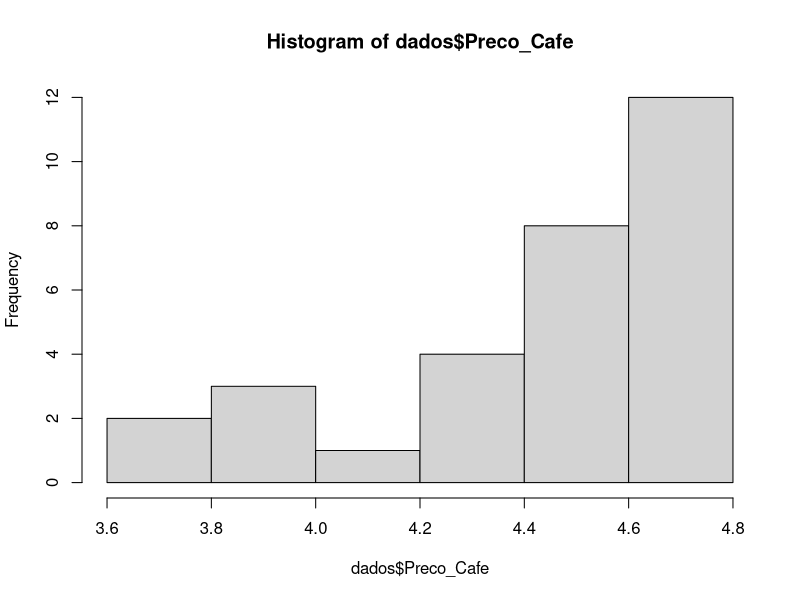
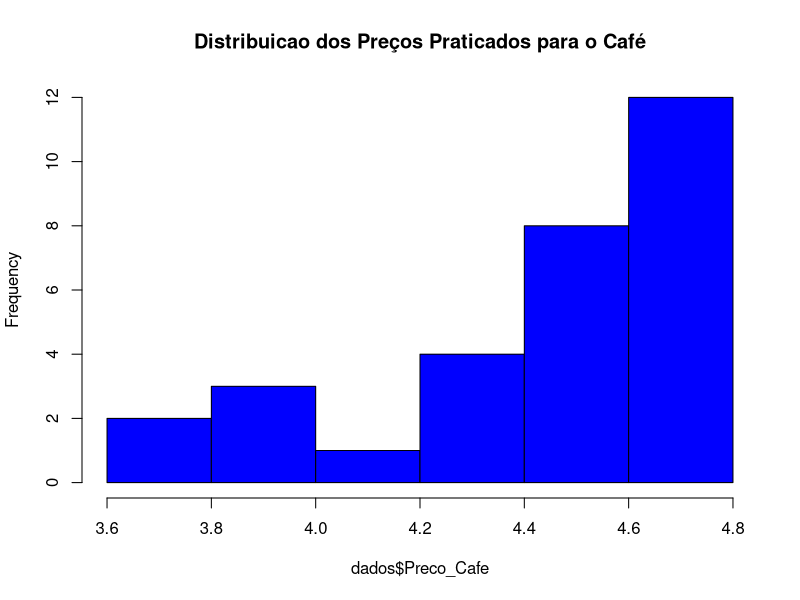
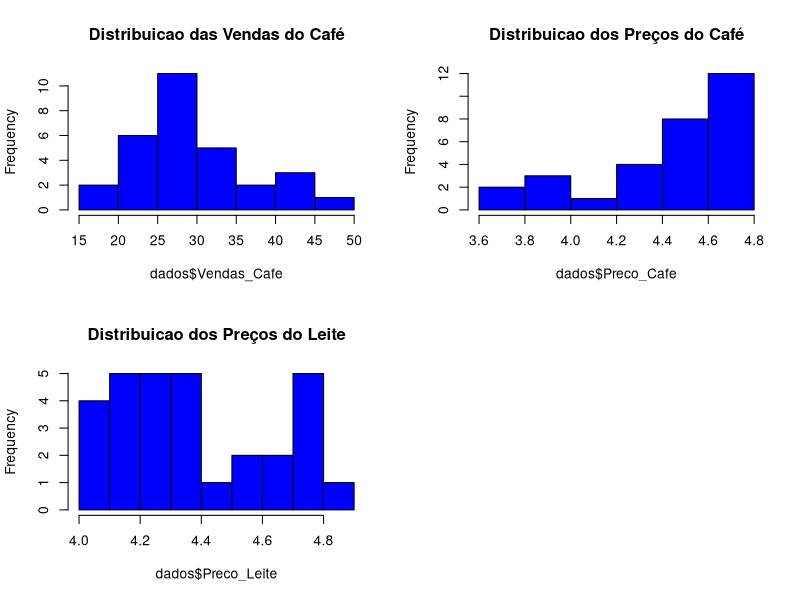
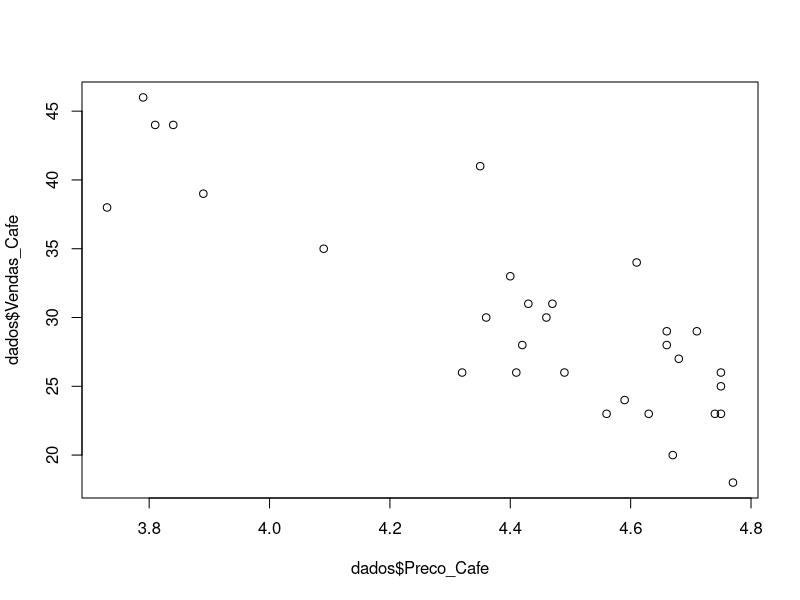
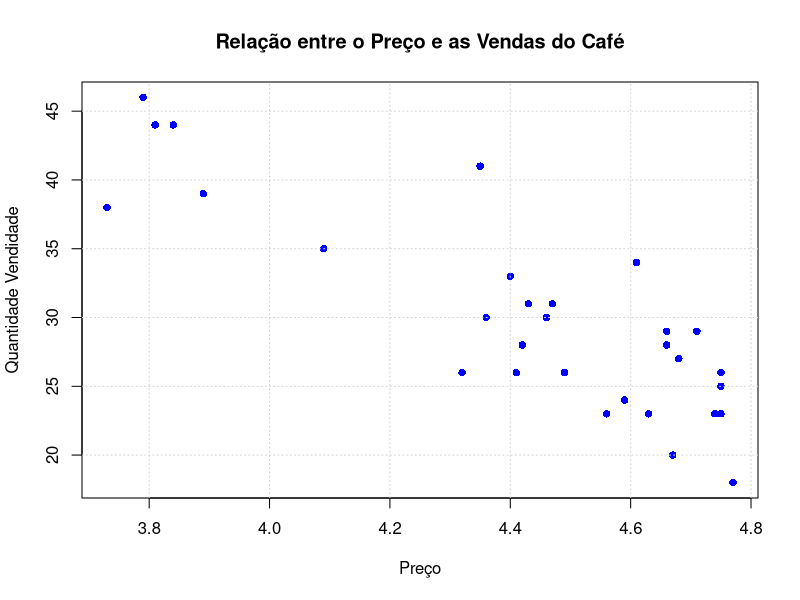
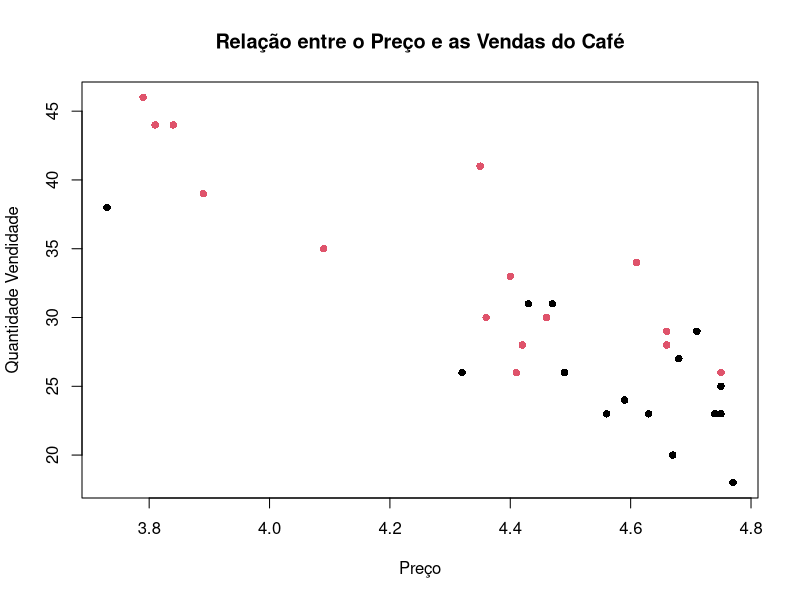
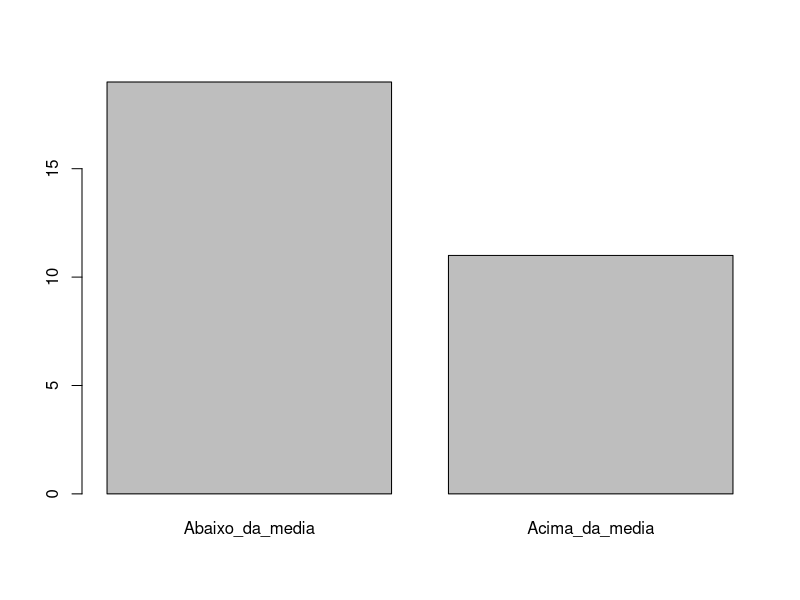
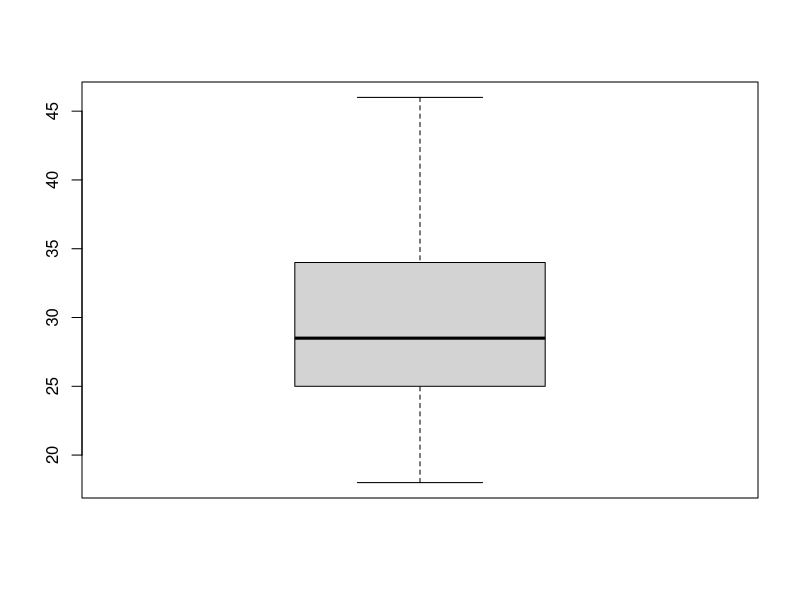

Source code (R) for these figures, in order:
####### Análise exploratória de dados #######
## AED - Capitulo 01 - Prof. Máiron Chaves ###
#Copie este código, cole no seu R e execute para ver os resultados
rm(list=ls(all=TRUE)) #Remove objetos da memória do R
#Cria o data frame contendo o histórico de vendas do cafe
dados <- data.frame(Vendas_Cafe = c(18, 20, 23, 23, 23, 23, 24, 25, 26, 26, 26, 26, 27, 28, 28,
                                    29, 29, 30, 30, 31, 31, 33, 34, 35, 38, 39, 41, 44, 44, 46),
                    Preco_Cafe = c(4.77, 4.67, 4.75, 4.74, 4.63, 4.56, 4.59, 4.75, 4.75, 4.49,
                                   4.41, 4.32, 4.68, 4.66, 4.42, 4.71, 4.66, 4.46, 4.36, 4.47, 4.43,
                                   4.4, 4.61, 4.09, 3.73, 3.89, 4.35, 3.84, 3.81, 3.79),
                    Promocao = c("Nao", "Nao", "Nao", "Nao", "Nao", "Nao", "Nao", "Nao", "Sim",
                                 "Nao", "Sim", "Nao", "Nao", "Sim", "Sim", "Nao", "Sim", "Sim",
                                 "Sim", "Nao", "Nao", "Sim", "Sim", "Sim", "Nao", "Sim", "Sim", "Sim", "Sim", "Sim"),
                    Preco_Leite = c(4.74, 4.81, 4.36, 4.29, 4.17, 4.66, 4.73, 4.11, 4.21, 4.25,
                                    4.62, 4.53, 4.44, 4.19, 4.37, 4.29, 4.57, 4.21, 4.77, 4, 4.31,
                                    4.34, 4.05, 4.73, 4.07, 4.75, 4, 4.15, 4.34, 4.15) )

#visualiza a media (mean) e outras estatisticas descritivas das variaveis
summary(dados)

#Visualiza desvio padrao (standard deviation) das variaveis
sd(dados$Vendas_Cafe)
sd(dados$Preco_Cafe)
sd(dados$Preco_Leite)

#Visualiza atraves de um histograma a distribuicao da variavel Preco_Cafe
hist(dados$Preco_Cafe)

# Customizando o histograma
hist(dados$Preco_Cafe,
     col = 'blue',
     main = 'Distribuicao dos Preços Praticados para o Café')

#Visualiza o histograma das tres variaveis numericas na mesma pagina
par(mfrow=c(2,2)) #Configura layout para posicionar os graficos em duas linhas e duas colunas
hist(dados$Vendas_Cafe,
     col = 'blue',
     main = 'Distribuicao das Vendas do Café')
hist(dados$Preco_Cafe,
     col = 'blue',
     main = 'Distribuicao dos Preços do Café')
hist(dados$Preco_Leite,
     col = 'blue',
     main = 'Distribuicao dos Preços do Leite')

dev.off() #limpa os graficos e volta o layout para configuracao normal

#Visualiza relacao entre as vendas do café o preço do café
plot(y = dados$Vendas_Cafe,
     x = dados$Preco_Cafe)

#Customiza o grafico
plot(y = dados$Vendas_Cafe,
     x = dados$Preco_Cafe,
     pch = 16,
     col = 'blue',
     xlab = 'Preço',
     ylab = 'Quantidade Vendidade',
     main = 'Relação entre o Preço e as Vendas do Café')
grid() #este comando adiciona linhas de grade ao grafico

#Colore os pontos em que havia promoção naquele dia
plot(y = dados$Vendas_Cafe,
     x = dados$Preco_Cafe,
     col = factor(dados$Promocao), #precisa colocar o factor para transformar o sim e não em binário e poder ser lido
     pch = 16,
     xlab = 'Preço',
     ylab = 'Quantidade Vendidade',
     main = 'Relação entre o Preço e as Vendas do Café')

#Cria uma nova variavel informando se naquele dia vendeu acima ou abaixo da media historica
media <- mean(dados$Vendas_Cafe) #armazena a media em uma variavel
variavel <- ifelse(dados$Vendas_Cafe > media,
                   'Acima_da_media',
                   'Abaixo_da_media')
variavel <- factor(variavel) #converte nova variavel para factor
plot(variavel) #grafico com a qtde abaixo e acima da media
table(variavel) #visualiza a qtde abaixo e acima da media

#Gera boxplot das vendas
boxplot(dados$Vendas_Cafe)

#Gera boxplot do preco
boxplot(dados$Preco_Cafe)

#Gera boxplot comparativo das vendas quando houve promocao e de quando nao houve
boxplot(dados$Vendas_Cafe~dados$Promocao)

#Customizando o boxplot
boxplot(dados$Vendas_Cafe~dados$Promocao,
        col = 'gray',
        pch = 16,
        xlab = 'Promoção',
        ylab = 'Vendas',
        main = 'Vendas com promoção vs Vendas sem promoção')
